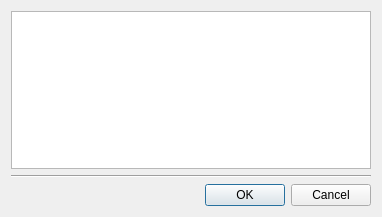
<?xml version="1.0" encoding="UTF-8"?>
<ui version="4.0">
 <class>EditDescDlg</class>
 <widget class="QDialog" name="EditDescDlg">
  <property name="geometry">
   <rect>
    <x>0</x>
    <y>0</y>
    <width>382</width>
    <height>217</height>
   </rect>
  </property>
  <property name="windowTitle">
   <string>Change Description...</string>
  </property>
  <layout class="QVBoxLayout" name="verticalLayout">
   <item>
    <widget class="QTextEdit" name="m_text"/>
   </item>
   <item>
    <spacer name="verticalSpacer">
     <property name="orientation">
      <enum>Qt::Vertical</enum>
     </property>
     <property name="sizeHint" stdset="0">
      <size>
       <width>20</width>
       <height>0</height>
      </size>
     </property>
    </spacer>
   </item>
   <item>
    <widget class="Line" name="line">
     <property name="orientation">
      <enum>Qt::Horizontal</enum>
     </property>
    </widget>
   </item>
   <item>
    <widget class="QDialogButtonBox" name="m_btns">
     <property name="orientation">
      <enum>Qt::Horizontal</enum>
     </property>
     <property name="standardButtons">
      <set>QDialogButtonBox::Cancel|QDialogButtonBox::Ok</set>
     </property>
    </widget>
   </item>
  </layout>
 </widget>
 <resources/>
 <connections>
  <connection>
   <sender>m_btns</sender>
   <signal>accepted()</signal>
   <receiver>EditDescDlg</receiver>
   <slot>accept()</slot>
   <hints>
    <hint type="sourcelabel">
     <x>248</x>
     <y>254</y>
    </hint>
    <hint type="destinationlabel">
     <x>157</x>
     <y>274</y>
    </hint>
   </hints>
  </connection>
  <connection>
   <sender>m_btns</sender>
   <signal>rejected()</signal>
   <receiver>EditDescDlg</receiver>
   <slot>reject()</slot>
   <hints>
    <hint type="sourcelabel">
     <x>316</x>
     <y>260</y>
    </hint>
    <hint type="destinationlabel">
     <x>286</x>
     <y>274</y>
    </hint>
   </hints>
  </connection>
 </connections>
</ui>
